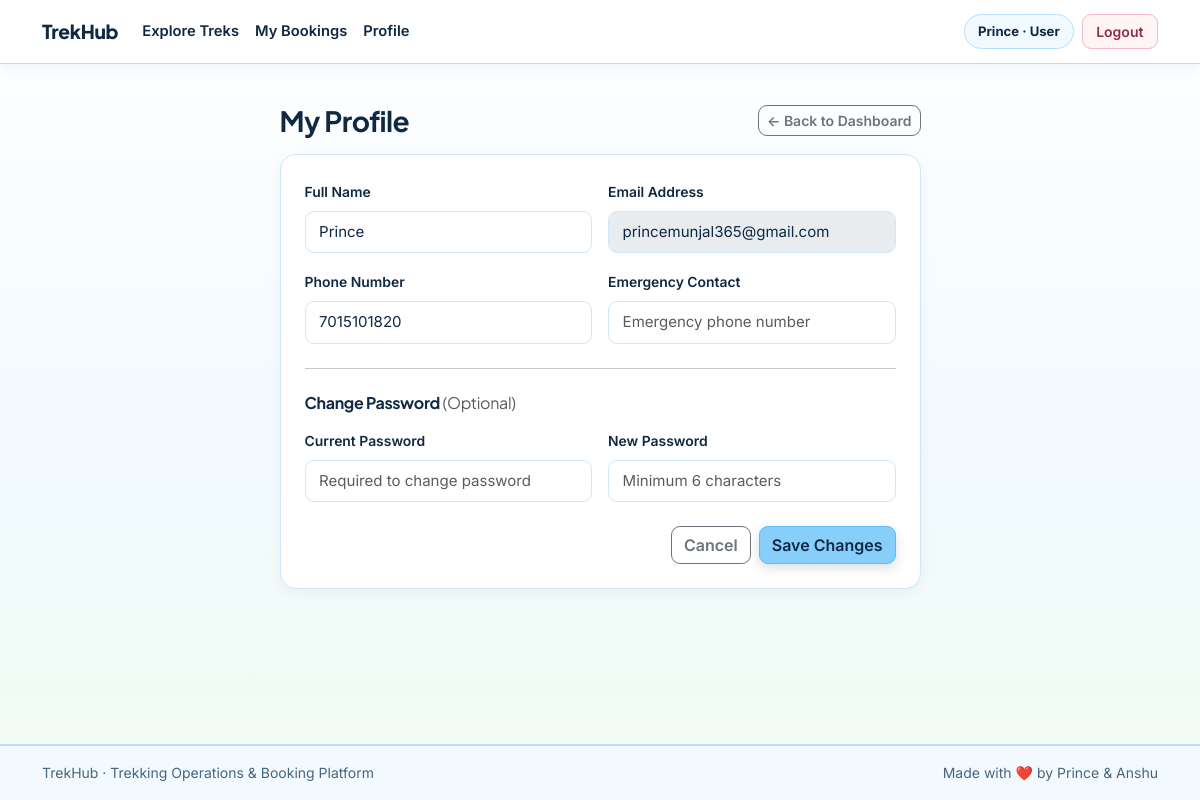
Page /user/profile (signed in) on the committed database.
### models/user.py (models this page shows, shortened)
class User(db.Model):
    __tablename__ = "users"
    id = db.Column(db.Integer, primary_key=True)
    name = db.Column(db.String(120), nullable=False)
    email = db.Column(db.String(150), unique=True, nullable=False, index=True)
    password_hash = db.Column(db.String(255), nullable=False)
    phone = db.Column(db.String(20), nullable=True)
    emergency_contact = db.Column(db.String(20), nullable=True)
    role = db.Column(db.String(20), nullable=False, default="user")
    experience = db.Column(db.String(200), nullable=True)
    is_approved = db.Column(db.Boolean, nullable=False, default=True)
    is_blacklisted = db.Column(db.Boolean, nullable=False, default=False)
    created_at = db.Column(db.DateTime, default=lambda: datetime.now(timezone.utc))
    assigned_treks = db.relationship("Trek", back_populates="assigned_staff", lazy=True)
    bookings = db.relationship("Booking", back_populates="user", lazy=True, cascade="all, delete-orphan")
    payments = db.relationship("Payment", back_populates="user", lazy=True, cascade="all, delete-orphan")
    reviews = db.relationship("Review", back_populates="user", lazy=True, cascade="all, delete-orphan")
    location_updates = db.relationship("LocationUpdate", back_populates="user", lazy=True, cascade="all, delete-orphan")

### routes/user_routes.py (the view)
@user_bp.route("/profile", methods=["GET", "POST"])
@role_required("user")
def profile():
    return user_controller.profile()

### controllers/user_controller.py (called while the page is built, shortened)
def profile():
    user = g.current_user
    if request.method == "GET":
        return render_template("user/profile.html", user=user)

### utils/helpers.py (called while the page is built)
def get_logged_in_user():
    try:
        verify_jwt_in_request(optional=True)
        identity = get_jwt_identity()
        if identity and str(identity).isdigit():
            user = User.query.get(int(identity))
            if user and not user.is_blacklisted:
                return user
    except Exception:
        return None
    return None

### templates/user/profile.html
{% extends "base.html" %} {% block title %}My Profile - TrekHub{% endblock %} {%
block content %}
<div class="row justify-content-center my-3">
  <div class="col-md-8 col-lg-7">
    <div class="d-flex justify-content-between align-items-center mb-3">
      <h1 class="h3 fw-bold mb-0">My Profile</h1>
      <a
        href="{{ url_for('user.dashboard') }}"
        class="btn btn-outline-secondary btn-sm"
        >&larr; Back to Dashboard</a
      >
    </div>
    <div class="card card-trek bg-white p-4">
      <form action="{{ url_for('user.profile') }}" method="POST">
        <div class="row g-3">
          <div class="col-md-6">
            <label for="name" class="form-label fw-semibold">Full Name</label>
            <input
              type="text"
              class="form-control"
              id="name"
              name="name"
              value="{{ user.name }}"
              required
            />
          </div>
          <div class="col-md-6">
            <label for="email" class="form-label fw-semibold"
              >Email Address</label
            >
            <input
              type="email"
              class="form-control"
              id="email"
              value="{{ user.email }}"
              disabled
            />
          </div>
          <div class="col-md-6">
            <label for="phone" class="form-label fw-semibold"
              >Phone Number</label
            >
            <input
              type="tel"
              class="form-control"
              id="phone"
              name="phone"
              value="{{ user.phone or '' }}"
              placeholder="+91 98765 43210"
            />
          </div>
          <div class="col-md-6">
            <label for="emergency_contact" class="form-label fw-semibold"
              >Emergency Contact</label
            >
            <input
              type="tel"
              class="form-control"
              id="emergency_contact"
              name="emergency_contact"
              value="{{ user.emergency_contact or '' }}"
              placeholder="Emergency phone number"
            />
          </div>
        </div>
        <hr class="my-4" />
        <h2 class="h6 fw-bold mb-3">
          Change Password <span class="text-muted fw-normal">(Optional)</span>
        </h2>
        <div class="row g-3">
          <div class="col-md-6">
            <label for="current_password" class="form-label fw-semibold"
              >Current Password</label
            >
            <input
              type="password"
              class="form-control"
              id="current_password"
              name="current_password"
              placeholder="Required to change password"
            />
          </div>
          <div class="col-md-6">
            <label for="new_password" class="form-label fw-semibold"
              >New Password</label
            >
            <input
              type="password"
              class="form-control"
              id="new_password"
              name="new_password"
              minlength="6"
              placeholder="Minimum 6 characters"
            />
          </div>
        </div>
        <div class="d-flex justify-content-end gap-2 mt-4">
          <a
            href="{{ url_for('user.dashboard') }}"
            class="btn btn-outline-secondary"
            >Cancel</a
          >
          <button type="submit" class="btn btn-trek">Save Changes</button>
        </div>
      </form>
    </div>
  </div>
</div>
{% endblock %}

### templates/base.html (shortened to what this page needs)
<!doctype html>
<html lang="en">
  <head>
    <link
      href="https://cdn.jsdelivr.net/npm/bootstrap@5.3.3/dist/css/bootstrap.min.css"
      rel="stylesheet"
    />
    <link
      rel="stylesheet"
      href="{{ url_for('static', filename='css/style.css') }}"
    />
  </head>
  <body>
    <nav class="navbar navbar-expand-lg navbar-trekhub sticky-top">
      <div class="container">
        <a
          class="navbar-brand d-flex align-items-center gap-2"
          href="{{ url_for('index') }}"
        >
          <span>TrekHub</span>
        </a>
        <div class="collapse navbar-collapse" id="trekhubNavbar">
          <ul class="navbar-nav me-auto mb-2 mb-lg-0">
            {% if current_user %} {% if current_user.role == 'admin' %}
            <li class="nav-item">
              <a class="nav-link" href="{{ url_for('admin.dashboard') }}"
                >Dashboard</a
              >
            </li>
            <li class="nav-item">
              <a class="nav-link" href="{{ url_for('admin.manage_treks') }}"
                >Treks</a
              >
            </li>
            <li class="nav-item">
              <a class="nav-link" href="{{ url_for('admin.all_bookings') }}"
                >Bookings</a
              >
            </li>
            <li class="nav-item">
              <a
                class="nav-link"
                href="{{ url_for('admin.completed_feedback') }}"
                >Feedback</a
              >
            </li>
            <li class="nav-item">
              <a class="nav-link" href="{{ url_for('admin.manage_staff') }}"
                >Staff</a
              >
            </li>
            <li class="nav-item">
              <a class="nav-link" href="{{ url_for('admin.manage_users') }}"
                >Users</a
              >
            </li>
            {% else %}
            <li class="nav-item">
              <a class="nav-link" href="{{ url_for('user.dashboard') }}"
                >Explore Treks</a
              >
            </li>
            <li class="nav-item">
              <a class="nav-link" href="{{ url_for('user.bookings') }}"
                >My Bookings</a
              >
            </li>
            <li class="nav-item">
              <a class="nav-link" href="{{ url_for('user.profile') }}"
                >Profile</a
              >
            </li>
            {% endif %} {% endif %}
          </ul>
          <div class="d-flex flex-wrap align-items-center gap-2">
            {% if current_user %}
            <span class="user-pill"
              >{{ current_user.name }} &middot; {{ current_user.role|capitalize
              }}</span
            >
            <a
              href="{{ url_for('auth.logout') }}"
              class="btn btn-sm btn-outline-light"
              >Logout</a
            >
            {% endif %}
          </div>
        </div>
      </div>
    </nav>
    <main class="container py-4">
       {% block content %}{% endblock %}
    </main>
    <footer class="footer-trekhub py-3 mt-auto">
      <div
        class="container d-flex flex-wrap justify-content-between align-items-center gap-2"
      >
        <span>TrekHub &middot; Trekking Operations &amp; Booking Platform</span>
        <span>Made with ❤️ by Prince & Anshu</span>
      </div>
    </footer>
  </body>
</html>

### static/css/style.css (style rules this page uses)
:root { --trek-sky: #87cefa; --trek-sky-bright: #5bbcf7; --trek-sky-deep: #0b5394; --trek-sky-soft: #dff2ff; --trek-sky-pale: #f2faff; --trek-sky-border: #b6e0fe; --trek-pink: #f4c2c2; --trek-pink-deep: #8f2d46; --trek-pink-soft: #fde4e8; --trek-pink-pale: #fff5f7; --trek-pink-border: #f5b8c6; --trek-green: #b7ebbd; --trek-green-deep: #1b5e2a; --trek-green-soft: #dcf7df; --trek-green-pale: #f1fcf2; --trek-green-border: #9fe0a8; --trek-white: #ffffff; --trek-bg: #f7fcff; --trek-ink: #0f2942; --trek-muted: #49657d; --trek-border: #cfe7f7; --trek-border-soft: #e3f2fc; }
body { background: linear-gradient( 180deg, var(--trek-white) 0%, var(--trek-sky-pale) 55%, var(--trek-green-pale) 100% ); color: var(--trek-ink); min-height: 100vh; display: flex; flex-direction: column; font-family: "Inter", system-ui, -apple-system, "Segoe UI", Roboto, sans-serif; -webkit-font-smoothing: antialiased; line-height: 1.6; }
h1, h2, h3, h4, h5, h6, .navbar-brand { font-family: "Plus Jakarta Sans", "Inter", system-ui, sans-serif; letter-spacing: -0.02em; }
main { flex: 1; }
a { color: var(--trek-sky-deep); transition: color 0.16s ease; }
.navbar-trekhub { background-color: var(--trek-white); border-bottom: 1.5px solid var(--trek-sky-border); box-shadow: 0 4px 16px rgba(15, 41, 66, 0.06); padding-block: 0.7rem !important; }
.navbar-trekhub .navbar-brand { font-weight: 800; font-size: 1.2rem; letter-spacing: -0.015em; color: var(--trek-ink); }
.navbar-trekhub .nav-link { color: var(--trek-ink); font-size: 0.92rem; font-weight: 600; padding: 0.45rem 0.85rem; border-radius: 8px; transition: background-color 0.16s ease, color 0.16s ease; }
.user-pill { font-size: 0.82rem; font-weight: 700; color: var(--trek-ink); background-color: var(--trek-sky-pale); border: 1px solid var(--trek-sky-border); padding: 0.36rem 0.8rem; border-radius: 999px; white-space: nowrap; }
.navbar-trekhub .btn-outline-light { color: var(--trek-pink-deep); border: 1.5px solid var(--trek-pink-border); background-color: var(--trek-pink-pale); padding: 0.36rem 0.85rem; }
.btn { border-radius: 9px; font-weight: 600; transition: all 0.16s ease; }
.btn-trek { background-color: var(--trek-sky); border: 1.5px solid var(--trek-sky-bright); color: var(--trek-ink); box-shadow: 0 4px 12px rgba(15, 41, 66, 0.16); }
.card-trek { background-color: var(--trek-white); color: var(--trek-ink); border: 1px solid var(--trek-border); border-radius: 16px; box-shadow: 0 4px 14px rgba(15, 41, 66, 0.05); transition: transform 0.18s ease, box-shadow 0.18s ease, border-color 0.18s ease; }
.form-label { font-size: 0.87rem; font-weight: 600; color: var(--trek-ink); }
.form-control, .form-select { background-color: var(--trek-white); border-radius: 9px; border: 1px solid var(--trek-border); padding: 0.55rem 0.85rem; font-size: 0.94rem; color: var(--trek-ink); }
.footer-trekhub { background-color: var(--trek-sky-pale); color: var(--trek-muted); border-top: 2px solid var(--trek-sky-border); font-size: 0.875rem; }

### rows in the picture
User: name "Prince", role "User", email "princemunjal365@gmail.com", phone "7015101820"
